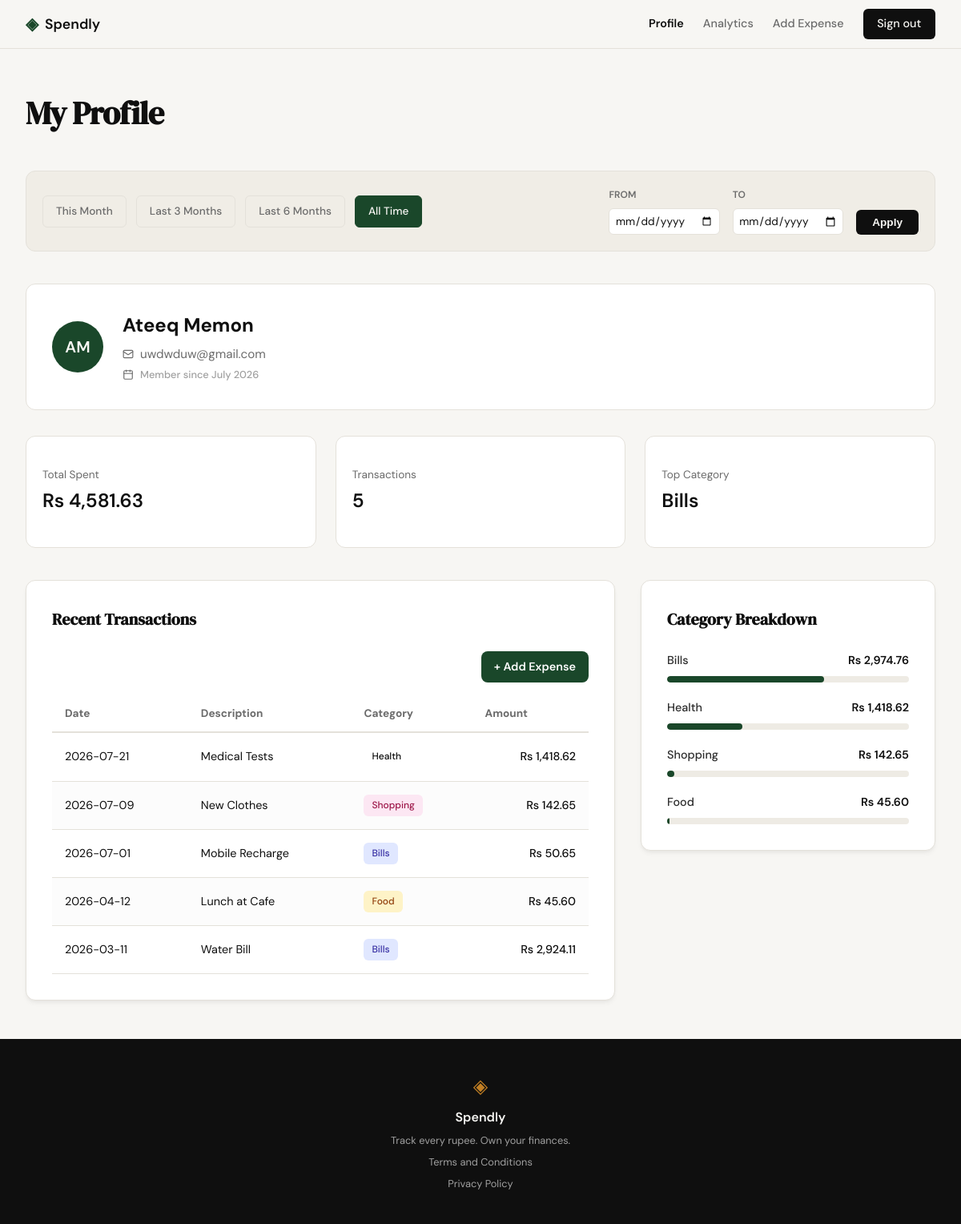
/profile (signed in), run on an earlier commit of the app's database.
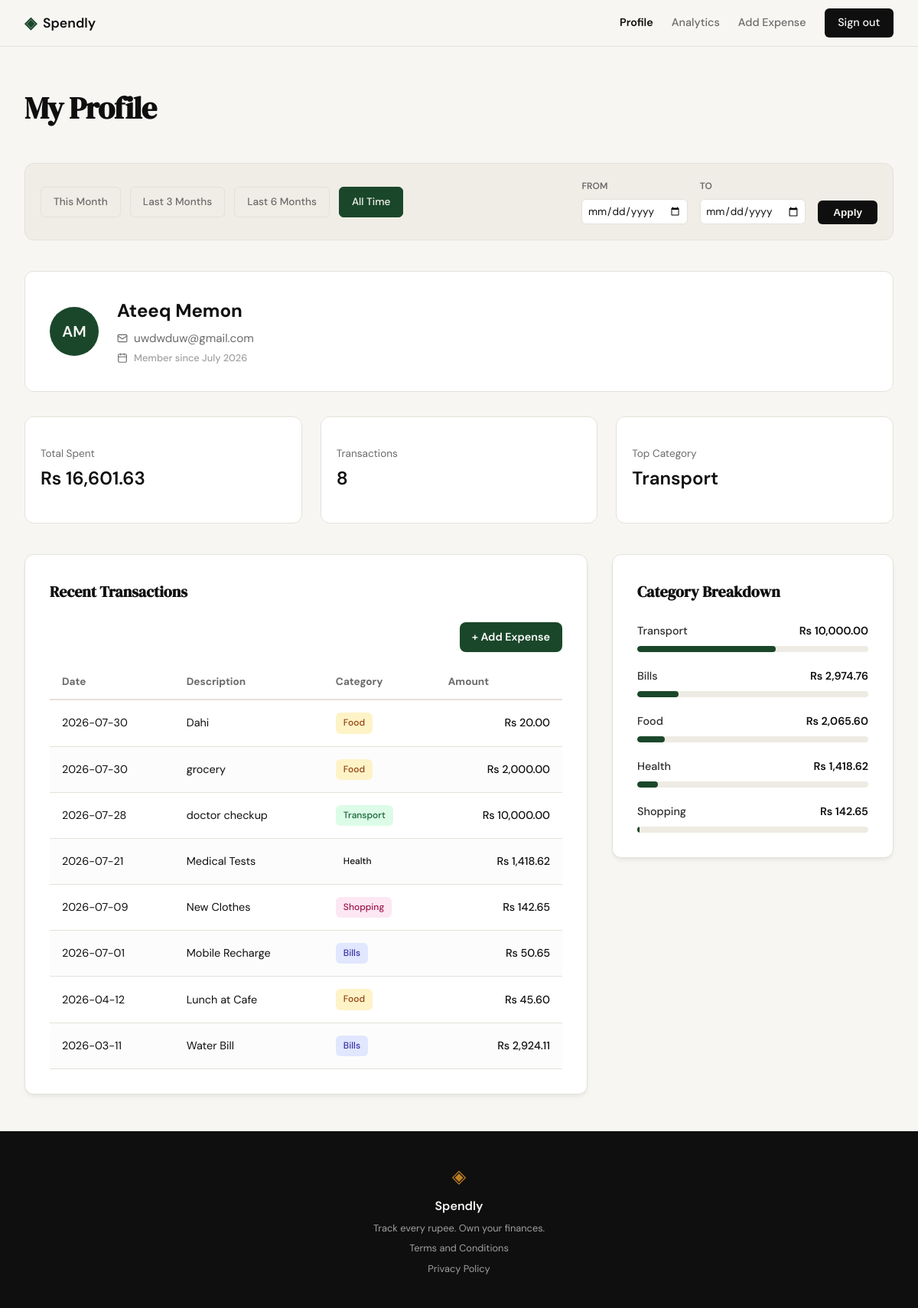
And on a later commit of the database.
### tables this page shows
CREATE TABLE users (
                id INTEGER PRIMARY KEY AUTOINCREMENT,
                name TEXT NOT NULL,
                email TEXT UNIQUE NOT NULL,
                password_hash TEXT NOT NULL,
                created_at TEXT DEFAULT (datetime('now'))
            );

CREATE TABLE expenses (
                id INTEGER PRIMARY KEY AUTOINCREMENT,
                user_id INTEGER NOT NULL,
                amount REAL NOT NULL,
                category TEXT NOT NULL,
                date TEXT NOT NULL,
                description TEXT,
                created_at TEXT DEFAULT (datetime('now')),
                FOREIGN KEY (user_id) REFERENCES users (id)
            );

### app.py (the view, shortened to what this page needs)
@app.route("/profile")
def profile():
    if not session.get("user_id"):
        flash("Please log in to access your profile.", "error")
        return redirect(url_for("login"))
    user_id = session["user_id"]
    date_from = request.args.get("date_from")
    date_to = request.args.get("date_to")
    validated_from = None
    validated_to = None
    today = datetime.now().date()
    presets = {
        "this_month": {
            "label": "This Month",
            "from": datetime(today.year, today.month, 1).date(),
            "to": today
        },
        "last_3_months": {
            "label": "Last 3 Months",
            "from": today - timedelta(days=90), # Approx 3 months
            "to": today
        },
        "last_6_months": {
            "label": "Last 6 Months",
            "from": today - timedelta(days=180), # Approx 6 months
            "to": today
        },
        "all_time": {
            "label": "All Time",
            "from": None,
            "to": None
        }
    }
    user_info = get_user_by_id(user_id)
    if not user_info:
        flash("User profile not found.", "error")
        return redirect(url_for("login"))
    stats = get_summary_stats(user_id, date_from=validated_from, date_to=validated_to)
    txs = get_recent_transactions(user_id, date_from=validated_from, date_to=validated_to)
    cats = get_category_breakdown(user_id, date_from=validated_from, date_to=validated_to)
    profile_data = {
        "user": {
            "name": user_info["name"],
            "email": user_info["email"],
            "initials": "".join([n[0].upper() for n in user_info["name"].split()]),
            "joined": user_info["member_since"]
        },
        "stats": {
            "total_spent": f"Rs {stats['total_spent']:,.2f}",
            "tx_count": stats["transaction_count"],
            "top_category": stats["top_category"]
        },
        "transactions": [
            {
                "date": tx["date"],
                "desc": tx["desc"],
                "category": tx["category"],
                "amount": f"Rs {tx['amount']:,.2f}"
            }
            for tx in txs
        ],
        "categories": [
            {
                "name": cat["name"],
                "amount": f"Rs {cat['amount']:,.2f}",
                "percent": cat["pct"]
            }
            for cat in cats
        ]
    }
    return render_template("profile.html", profile=profile_data, date_from=validated_from, date_to=validated_to, presets=presets)

### database/db.py (called while the page is built)
def get_db():
    conn = sqlite3.connect(DB_PATH)
    conn.row_factory = sqlite3.Row
    conn.execute("PRAGMA foreign_keys = ON")
    return conn

### database/queries.py (called while the page is built)
def get_user_by_id(user_id):
    with get_db() as conn:
        row = conn.execute('SELECT name, email, created_at FROM users WHERE id = ?', (user_id,)).fetchone()
        if not row:
            return None
        try:
            dt = datetime.strptime(row['created_at'], '%Y-%m-%d %H:%M:%S')
            member_since = dt.strftime('%B %Y')
        except (ValueError, TypeError):
            member_since = "Unknown"
        return {
            "name": row['name'],
            "email": row['email'],
            "member_since": member_since
        }

### templates/profile.html (shortened to what this page needs)
{% extends "base.html" %}
{% block content %}
<div class="profile-container">
    <header class="profile-header">
        <h1 class="profile-title">My Profile</h1>
    </header>
    <section class="profile-filter-bar">
        <div class="filter-presets">
            {% for id, preset in presets.items() %}
            <a href="{{ url_for('profile', date_from=preset.from, date_to=preset.to) }}"
               class="filter-btn {{ 'active' if (date_from == preset.from and date_to == preset.to) else '' }}">
                {{ preset.label }}
            </a>
            {% endfor %}
        </div>
        <form class="filter-custom-range" method="GET" action="{{ url_for('profile') }}">
            <div class="input-group">
                <label for="date_from">From</label>
                <input type="date" id="date_from" name="date_from" value="{{ date_from or '' }}">
            </div>
            <div class="input-group">
                <label for="date_to">To</label>
                <input type="date" id="date_to" name="date_to" value="{{ date_to or '' }}">
            </div>
            <button type="submit" class="btn-apply">Apply</button>
        </form>
    </section>
    <section class="profile-user-card">
        <div class="user-info-wrapper">
            <div class="avatar-circle">
                {{ profile.user.initials }}
            </div>
            <div class="user-details">
                <h2 class="user-name">{{ profile.user.name }}</h2>
                <div class="user-email-row">
                    <i data-lucide="mail" class="inline-icon"></i>
                    <span class="user-email">{{ profile.user.email }}</span>
                </div>
                <div class="user-meta-row">
                    <i data-lucide="calendar" class="inline-icon"></i>
                    <span class="user-meta">Member since {{ profile.user.joined }}</span>
                </div>
            </div>
        </div>
    </section>
    <section class="profile-stats-row">
        <div class="summary-card">
            <div class="stat-content">
                <span class="stat-label">Total Spent</span>
                <span class="stat-value">{{ profile.stats.total_spent }}</span>
            </div>
        </div>
        <div class="summary-card">
            <div class="stat-content">
                <span class="stat-label">Transactions</span>
                <span class="stat-value">{{ profile.stats.tx_count }}</span>
            </div>
        </div>
        <div class="summary-card">
            <div class="stat-content">
                <span class="stat-label">Top Category</span>
                <span class="stat-value">{{ profile.stats.top_category }}</span>
            </div>
        </div>
    </section>
    <div class="profile-grid">
        <section class="profile-section">
            <div class="dashboard-card">
                <h3 class="section-title">Recent Transactions</h3>
                <div class="table-actions" style="display: flex; justify-content: flex-end; margin-bottom: 1rem;">
                    <a href="{{ url_for('add_expense') }}" class="btn-add-expense" style="background-color: var(--accent); color: white; padding: 0.5rem 1rem; border-radius: 8px; text-decoration: none; font-weight: 600; font-size: 0.9rem;">+ Add Expense</a>
                </div>
                <div class="table-responsive">
                    <table class="dashboard-table">
                        <thead>
                            <tr>
                                <th>Date</th>
                                <th>Description</th>
                                <th>Category</th>
                                <th class="text-right">Amount</th>
                            </tr>
                        </thead>
                        <tbody>
                            {% for tx in profile.transactions %}
                            <tr>
                                <td>{{ tx.date }}</td>
                                <td>{{ tx.desc }}</td>
                                <td>
                                    <span class="category-badge badge-{{ tx.category|lower }}">
                                        {{ tx.category }}
                                    </span>
                                </td>
                                <td class="text-right amount">{{ tx.amount }}</td>
                            </tr>
                            {% endfor %}
                        </tbody>
                    </table>
                </div>
            </div>
        </section>
        <section class="profile-section">
            <div class="dashboard-card">
                <h3 class="section-title">Category Breakdown</h3>
                <div class="category-list">
                    {% for cat in profile.categories %}
                    <div class="category-item">
                        <div class="category-info">
                            <span class="cat-name">{{ cat.name }}</span>
                            <span class="cat-amount">{{ cat.amount }}</span>
                        </div>
                        <div class="progress-bar-container">
                            <div class="progress-bar" style="width: {{ cat.percent }}%;"></div>
                        </div>
                    </div>
                    {% endfor %}
                </div>
            </div>
        </section>
    </div>
</div>
{% endblock %}

### templates/base.html (shortened to what this page needs)
<!DOCTYPE html>
<html lang="en">
<head>
    <link rel="stylesheet" href="{{ url_for('static', filename='css/style.css') }}">
</head>
<body>
    {% set flashed_messages = get_flashed_messages(with_categories=true) %}
    <nav class="navbar">
        <div class="nav-inner">
            <a href="{{ url_for('landing') }}" class="nav-brand">
                <span class="brand-icon">◈</span>
                <span class="brand-name">Spendly</span>
            </a>
            <div class="nav-links">
                {% if session.get("user_id") %}
                    <a href="{{ url_for('profile') }}" class="{{ 'active' if request.endpoint == 'profile' }}">Profile</a>
                    <a href="{{ url_for('analytics') }}" class="{{ 'active' if request.endpoint == 'analytics' }}">Analytics</a>
                    <a href="{{ url_for('add_expense') }}" class="{{ 'active' if request.endpoint == 'add_expense' }}">Add Expense</a>
                    <a href="{{ url_for('logout') }}" class="nav-cta">Sign out</a>
                {% else %}
                    <a href="{{ url_for('login') }}">Sign in</a>
                    <a href="{{ url_for('register') }}" class="nav-cta">Get started</a>
                {% endif %}
            </div>
        </div>
    </nav>
    <main class="main-content">
        {% block content %}{% endblock %}
    </main>
    <footer class="footer">
        <div class="footer-inner">
            <span class="brand-icon">◈</span>
            <span class="footer-name">Spendly</span>
            <p class="footer-copy">Track every rupee. Own your finances.</p>
            <a href="/terms">Terms and Conditions</a>
            <a href="/privacy">Privacy Policy</a>
        </div>
    </footer>
</body>
</html>

What changed in the data, as far as the page shows it:
added expenses: stats.top_category "Transport", date "2026-07-28", desc "doctor checkup", category "Transport", amount "Rs 10,000.00"
added expenses: date "2026-07-30", desc "Dahi", category "Food", amount "Rs 20.00"
added expenses: date "2026-07-30", desc "grocery", category "Food", amount "Rs 2,000.00"
Also different on the page:
{{ profile.stats.total_spent }}: "Rs 4,581.63" → "Rs 16,601.63"
{{ profile.stats.tx_count }}: "5" → "8"
{{ cat.percent }}: 65 → 18 (drawn)
{{ cat.percent }}: 31 → 9 (drawn)
{{ cat.percent }}: 3 → 1 (drawn)
{{ profile.stats.top_category }}: "Bills" → (not shown)
new list line: "Transport Rs 10,000.00"
new list line: "Food Rs 2,065.60"
list line gone: "Food Rs 45.60"
